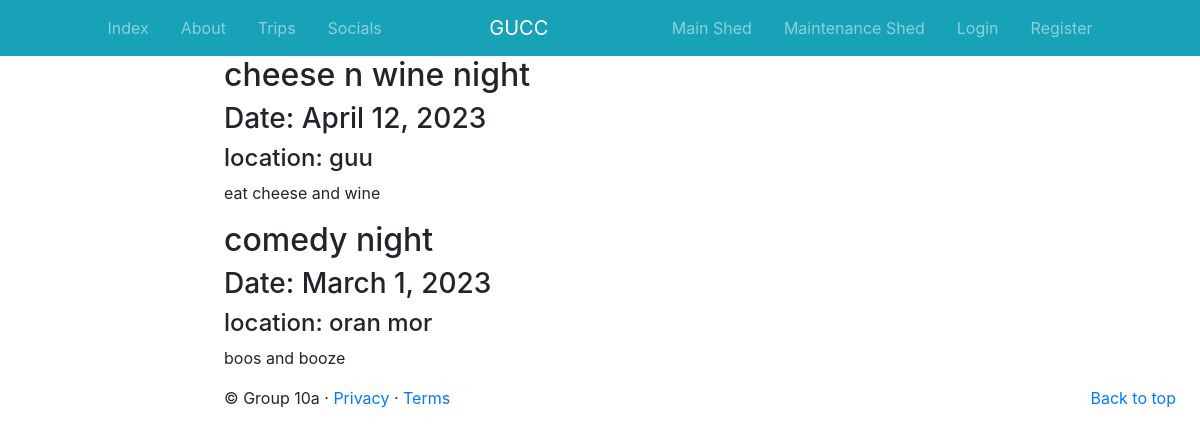
Before: /canoe_club/socials/ with the older database file.
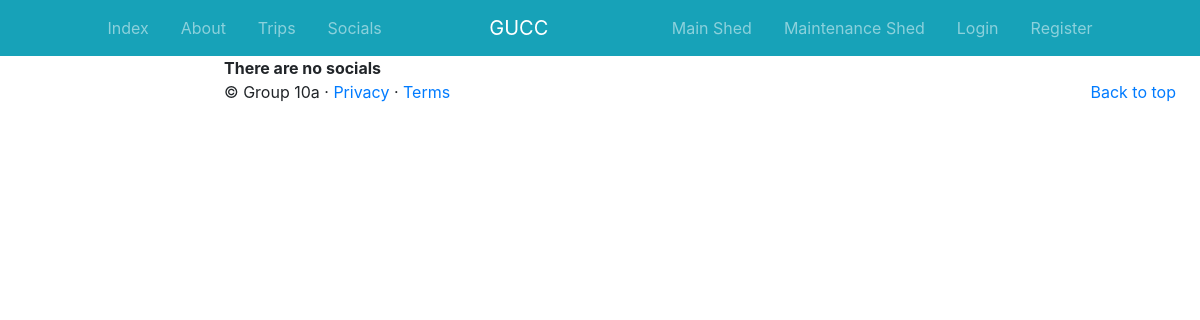
After: the same page with the newer database file.
### canoe_club/models.py (models this page shows, shortened)
class Social(models.Model):
    NAME_MAX_LENGTH = 255
    DETAILS_MAX_LENGTH = 255
    name = models.CharField(max_length=NAME_MAX_LENGTH)
    date = models.DateField()
    details = models.CharField(max_length=DETAILS_MAX_LENGTH)
    location = models.CharField(max_length=128)

### canoe_club/views.py (the view)
# urls.py: path('socials/', views.socials, name='socials'), #has view
def socials(request):
    today = datetime.datetime.today()
    social_list = Social.objects.order_by("-date")
    context_dixt = {}
    context_dixt["socials"] = social_list
    return render(request, "canoe_club/socials.html", context_dixt)

### templates/canoe_club/socials.html (shortened to what this page needs)
{% extends "canoe_club/base.html" %}
{% block body_block %}
<h1>Socials</h1>
<div>
    {% if socials %}
    {% for social in socials %}
    <h2>{{ social.name }}</h2>
    <h3>Date: {{ social.date }}</h3>
    <h4>location: {{ social.location }} </h4>
    <p> {{ social.details }} <p>
    {% endfor %}
    {% else %}
    <strong>There are no socials</strong>
    {%endif%}
</div>
{% endblock %}

### templates/canoe_club/base.html (shortened to what this page needs)
<!DOCTYPE html>
{% load staticfiles %}
<html lang="en">
    <head>
        <link href="https://getbootstrap.com/docs/4.2/dist/css/bootstrap.min.css" rel="stylesheet">
        <link href="https://getbootstrap.com/docs/4.2/examples/dashboard/dashboard.css" rel="stylesheet">
    </head>
    <body>
        <nav class="navbar navbar-expand-lg navbar-dark fixed-top bg-info p-0">
            <div class="collapse navbar-collapse flex-grow-1 text-left" id="myNavbar">
                <ul class="navbar-nav ms-auto flex-nowrap">
                    <li class="nav-item">
                        <a href="{% url 'canoe_club:index' %}" class="nav-link m-2 menu-item nav-active">Index</a>
                    </li>
                    <li class="nav-item">
                        <a href="{% url 'canoe_club:about' %}" class="nav-link m-2 menu-item">About</a>
                    </li>
                    <li class="nav-item">
                        <a href="{% url 'canoe_club:trips' %}" class="nav-link m-2 menu-item">Trips</a>
                    </li>
                    <li class="nav-item">
                        <a href="{% url 'canoe_club:socials' %}" class="nav-link m-2 menu-item">Socials</a>
                    </li>
                </ul>
            </div>
            <div class="d-flex flex-grow-1">
                <a class="navbar-brand d-none d-lg-inline-block" href="{% url 'canoe_club:index' %}"> GUCC </a>
                <div class="w-100 text-right">
                </div>
            </div>
            <div class="collapse navbar-collapse flex-grow-1 text-right" id="myNavbar">
                <ul class="navbar-nav ms-auto flex-nowrap">
                    <li class="nav-item">
                        <a href="{% url 'canoe_club:main_shed' %}" class="nav-link m-2 menu-item nav-active">Main Shed</a>
                    </li>
                    <li class="nav-item">
                        <a href="{% url 'canoe_club:maintenance_shed' %}" class="nav-link m-2 menu-item">Maintenance Shed</a>
                    </li>
                    <li class="nav-item">
                        <a href="{% url 'canoe_club:login' %}" class="nav-link m-2 menu-item">Login</a>
                    </li>
                    <li class="nav-item">
                        <a href="{% url 'canoe_club:register' %}" class="nav-link m-2 menu-item">Register</a>
                    </li>
                </ul>
            </div>
        </nav>
                <main role="main" class="col-md-9  ml-sm-auto col-lg-10 px-4">
                    {% block body_block %}{% endblock %}
                    <footer>
                    <footer>
                        <p class="float-right"><a href="#">Back to top</a></p>
                        <p>&copy; Group 10a &middot; <a href="#">Privacy</a> &middot; <a href="#">Terms</a></p>
                    </footer>
                </main>
    </body>
</html>

Changed rows visible on the page:
removed Social: name "cheese n wine night", date "April 12, 2023", location "guu", details "eat cheese and wine"
removed Social: name "comedy night", date "March 1, 2023", location "oran mor", details "boos and booze"
Other visible differences:
text now shown: "There are no socials"
